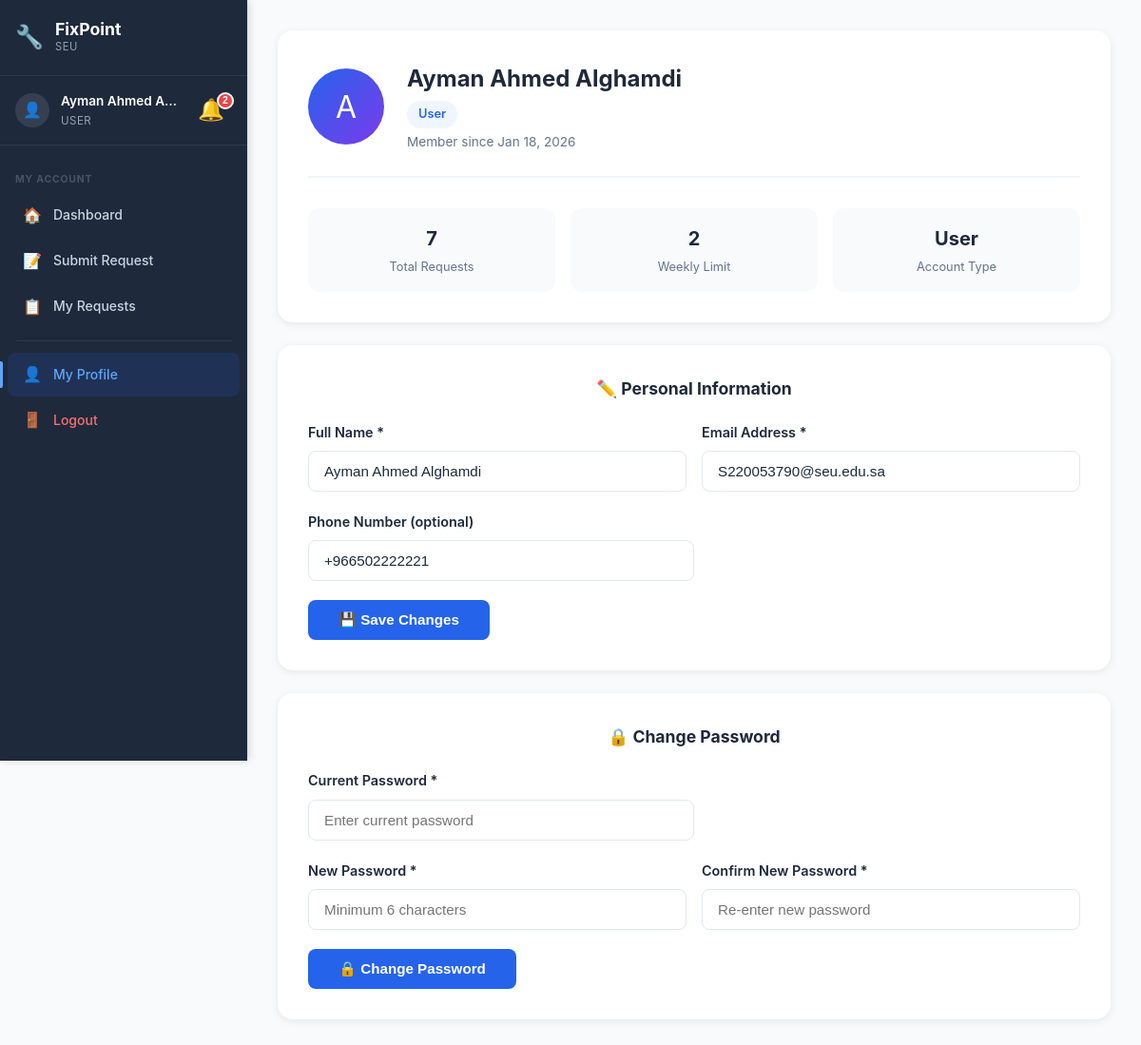
Page /admin/profile.php (signed in) on the committed database.
### tables this page shows
CREATE TABLE `user` (
  `UserID` int(11) NOT NULL,
  `RoleID` int(11) NOT NULL,
  `Name` varchar(100) NOT NULL,
  `Email` varchar(100) NOT NULL,
  `Password` varchar(255) NOT NULL,
  `Phone` varchar(20) DEFAULT NULL,
  `MaxRequestsPerWeek` int(11) DEFAULT 2,
  `CreatedAt` timestamp NOT NULL DEFAULT current_timestamp(),
  `LastResetAt` datetime DEFAULT NULL
);

CREATE TABLE `role` (
  `RoleID` int(11) NOT NULL,
  `RoleName` varchar(50) NOT NULL
);

### config/helpers.php (called while the page is built, shortened)
<?php
function e($string) {
    return htmlspecialchars($string, ENT_QUOTES, 'UTF-8');
}
?>

### admin/profile.php (the view, shortened to what this page needs)
<?php
require_once __DIR__ . '/../config/database.php';
require_once __DIR__ . '/../config/helpers.php';
$user_id = $_SESSION['user_id'];
$sql = "SELECT u.Name, u.Email, u.Phone, u.RoleID, r.RoleName, u.CreatedAt, u.MaxRequestsPerWeek
        FROM user u JOIN role r ON u.RoleID = r.RoleID WHERE u.UserID = ?";
$stmt = $conn->prepare($sql);
$stmt->bind_param("i", $user_id);
$stmt->execute();
$user = $stmt->get_result()->fetch_assoc();
$stats_sql = "SELECT COUNT(*) as total FROM maintenancerequest WHERE UserID = ?";
$stats_stmt = $conn->prepare($stats_sql);
$stats_stmt->bind_param("i", $user_id);
$stats_stmt->execute();
$total_requests = $stats_stmt->get_result()->fetch_assoc()['total'];
$is_admin = ($_SESSION['role_id'] == 1);
$is_tech = ($_SESSION['role_id'] == 2);
?>
<!DOCTYPE html>
<html lang="en">
<head>
    <link rel="stylesheet" href="../assets/css/style.css">
    <link rel="stylesheet" href="../assets/css/dashboard.css">
    <link rel="stylesheet" href="../assets/css/sidebar.css">
</head>
<body class="has-sidebar">
    <aside class="sidebar" id="sidebar">
        <div class="sidebar-header">
            <div class="sidebar-logo">
                <span class="sidebar-logo-icon">🔧</span>
                <div>
                    <span class="sidebar-logo-text">FixPoint</span>
                    <span class="sidebar-logo-sub">SEU<?php echo $is_admin ? ' Admin' : ($is_tech ? ' Tech' : ''); ?></span>
                </div>
            </div>
        </div>
        <div class="sidebar-user">
            <div class="sidebar-avatar">👤</div>
            <div class="sidebar-user-info">
                <span class="sidebar-user-name"><?php echo e($_SESSION['name']); ?></span>
                <span class="sidebar-user-role"><?php echo e($user['RoleName']); ?></span>
            </div>
            <?php include __DIR__ . '/../includes/notification-bell.php'; ?>
        </div>
        <nav class="sidebar-nav">
            <?php if ($is_admin): ?>
                <div class="sidebar-section-label">Main</div>
                <a href="dashboard.php" class="sidebar-link"><span class="sidebar-icon">📊</span><span>Dashboard</span></a>
                <a href="all-requests.php" class="sidebar-link"><span class="sidebar-icon">📋</span><span>All Requests</span></a>
                <a href="users.php" class="sidebar-link"><span class="sidebar-icon">👥</span><span>Manage Users</span></a>
                <div class="sidebar-section-label">Management</div>
                <a href="locations.php" class="sidebar-link"><span class="sidebar-icon">📍</span><span>Locations</span></a>
                <a href="reports.php" class="sidebar-link"><span class="sidebar-icon">📈</span><span>Reports</span></a>
                <a href="all-feedback.php" class="sidebar-link"><span class="sidebar-icon">⭐</span><span>Feedback</span></a>
                <a href="audit-logs.php" class="sidebar-link"><span class="sidebar-icon">🔍</span><span>Audit Logs</span></a>
                <a href="backup.php" class="sidebar-link"><span class="sidebar-icon">💾</span><span>Backup</span></a>
            <?php elseif ($is_tech): ?>
                <div class="sidebar-section-label">My Tasks</div>
                <a href="dashboard.php" class="sidebar-link"><span class="sidebar-icon">🏠</span><span>Dashboard</span></a>
                <a href="my-tasks.php" class="sidebar-link"><span class="sidebar-icon">🔧</span><span>My Tasks</span></a>
            <?php else: ?>
                <div class="sidebar-section-label">My Account</div>
                <a href="dashboard.php" class="sidebar-link"><span class="sidebar-icon">🏠</span><span>Dashboard</span></a>
                <a href="submit-request.php" class="sidebar-link"><span class="sidebar-icon">📝</span><span>Submit Request</span></a>
                <a href="my-requests.php" class="sidebar-link"><span class="sidebar-icon">📋</span><span>My Requests</span></a>
            <?php endif; ?>
            <div class="sidebar-divider"></div>
            <a href="profile.php" class="sidebar-link active"><span class="sidebar-icon">👤</span><span>My Profile</span></a>
            <a href="../auth/logout.php" class="sidebar-link sidebar-logout"><span class="sidebar-icon">🚪</span><span>Logout</span></a>
        </nav>
    </aside>
    <div class="main-content">
            <div class="topbar-notif"><?php include __DIR__ . '/../includes/notification-bell.php'; ?></div>
    <div class="dashboard">
        <div class="dashboard-container">
            <div class="profile-card">
                <div class="profile-header">
                    <div class="profile-avatar">
                        <?php echo strtoupper(substr($user['Name'], 0, 1)); ?>
                    </div>
                    <div>
                        <div class="profile-name"><?php echo e($user['Name']); ?></div>
                        <span class="profile-role"><?php echo e($user['RoleName']); ?></span>
                        <div class="profile-meta">Member since <?php echo date('M d, Y', strtotime($user['CreatedAt'])); ?></div>
                    </div>
                </div>
                <div class="info-grid">
                    <div class="info-item">
                        <div class="info-value"><?php echo $total_requests; ?></div>
                        <div class="info-label">Total Requests</div>
                    </div>
                    <div class="info-item">
                        <div class="info-value"><?php echo $user['MaxRequestsPerWeek'] ?? 'Unlimited'; ?></div>
                        <div class="info-label">Weekly Limit</div>
                    </div>
                    <div class="info-item">
                        <div class="info-value"><?php echo e($user['RoleName']); ?></div>
                        <div class="info-label">Account Type</div>
                    </div>
                </div>
            </div>
            <div class="profile-card">
                <h2 class="section-title">✏️ Personal Information</h2>
                <form method="POST" action="">
                    <div class="form-grid">
                        <div class="form-group">
                            <label>Full Name *</label>
                            <input type="text" name="name" value="<?php echo e($user['Name']); ?>" required>
                        </div>
                        <div class="form-group">
                            <label>Email Address *</label>
                            <input type="email" name="email" value="<?php echo e($user['Email']); ?>" required>
                        </div>
                    </div>
                    <div class="form-group" style="max-width: 50%;">
                        <label>Phone Number (optional)</label>
                        <input type="tel" name="phone" value="<?php echo e($user['Phone'] ?? ''); ?>" placeholder="+966xxxxxxxxx">
                    </div>
                    <button type="submit" class="btn-save">💾 Save Changes</button>
                </form>
            </div>
            <div class="profile-card">
                <h2 class="section-title">🔒 Change Password</h2>
                <form method="POST" action="">
                    <div class="form-group" style="max-width: 50%;">
                        <label>Current Password *</label>
                        <input type="password" name="current_password" required placeholder="Enter current password">
                    </div>
                    <div class="form-grid">
                        <div class="form-group">
                            <label>New Password *</label>
                            <input type="password" name="new_password" required minlength="6" placeholder="Minimum 6 characters">
                        </div>
                        <div class="form-group">
                            <label>Confirm New Password *</label>
                            <input type="password" name="confirm_password" required minlength="6" placeholder="Re-enter new password">
                        </div>
                    </div>
                    <button type="submit" class="btn-save">🔒 Change Password</button>
                </form>
            </div>
        </div>
    </div>
    </div>
</body>
</html>

### assets/css/style.css (style rules this page uses)
* { margin: 0; padding: 0; box-sizing: border-box; }
:root { --primary-color: #2563eb; --primary-dark: #1e40af; --secondary-color: #64748b; --success-color: #10b981; --danger-color: #ef4444; --warning-color: #f59e0b; --dark: #1e293b; --gray: #64748b; --light-gray: #f1f5f9; --white: #ffffff; --shadow: 0 4px 6px rgba(0, 0, 0, 0.1); --shadow-lg: 0 10px 25px rgba(0, 0, 0, 0.15); }
body { font-family: -apple-system, BlinkMacSystemFont, 'Segoe UI', Roboto, 'Helvetica Neue', Arial, sans-serif; line-height: 1.6; color: var(--dark); background-color: var(--white); }
.section-title { font-size: 2.5rem; font-weight: 700; text-align: center; margin-bottom: 1rem; color: var(--dark); }

### assets/css/dashboard.css (style rules this page uses)
.dashboard { min-height: 100vh; background: #f8fafc; }
.dashboard-container { max-width: 1400px; margin: 0 auto; padding: 2rem; }
.section-title { font-size: 1.5rem; font-weight: 700; color: #1e293b; margin-bottom: 1.5rem; }

### assets/css/sidebar.css (style rules this page uses)
:root { --sidebar-width: 260px; --sidebar-bg: #1e293b; --sidebar-text: #cbd5e1; --sidebar-active-bg: rgba(37, 99, 235, 0.15); --sidebar-active-text: #60a5fa; --sidebar-hover-bg: rgba(255, 255, 255, 0.05); --topbar-height: 56px; }
body.has-sidebar { margin: 0; padding: 0; display: flex; min-height: 100vh; background: #f8fafc; }
.sidebar { position: fixed; top: 0; left: 0; width: var(--sidebar-width); height: 100vh; background: var(--sidebar-bg); display: flex; flex-direction: column; z-index: 1000; overflow-y: auto; overflow-x: visible; transition: transform 0.3s ease; box-shadow: 2px 0 8px rgba(0,0,0,0.15); }
.sidebar-header { display: flex; align-items: center; justify-content: space-between; padding: 1.25rem 1rem; border-bottom: 1px solid rgba(255,255,255,0.08); flex-shrink: 0; }
.sidebar-logo { display: flex; align-items: center; gap: 0.75rem; }
.sidebar-logo-icon { font-size: 1.5rem; }
.sidebar-logo-text { display: block; font-size: 1.1rem; font-weight: 700; color: #fff; line-height: 1.2; }
.sidebar-logo-sub { display: block; font-size: 0.7rem; color: #94a3b8; text-transform: uppercase; letter-spacing: 0.05em; }
.sidebar-user { display: flex; align-items: center; gap: 0.75rem; padding: 1rem; border-bottom: 1px solid rgba(255,255,255,0.08); flex-shrink: 0; }
.sidebar-avatar { width: 36px; height: 36px; background: rgba(255,255,255,0.1); border-radius: 50%; display: flex; align-items: center; justify-content: center; font-size: 1rem; flex-shrink: 0; }
.sidebar-user-info { flex: 1; min-width: 0; }
.sidebar-user-name { display: block; color: #fff; font-size: 0.85rem; font-weight: 600; white-space: nowrap; overflow: hidden; text-overflow: ellipsis; }
.sidebar-user-role { display: block; color: #94a3b8; font-size: 0.72rem; text-transform: uppercase; letter-spacing: 0.04em; }
.sidebar-nav { flex: 1; padding: 0.75rem 0; overflow-y: auto; }
.sidebar-section-label { padding: 0.5rem 1rem 0.25rem; font-size: 0.65rem; font-weight: 700; color: #475569; text-transform: uppercase; letter-spacing: 0.08em; margin-top: 0.5rem; }
.sidebar-link { display: flex; align-items: center; gap: 0.75rem; padding: 0.65rem 1rem; color: var(--sidebar-text); text-decoration: none; font-size: 0.875rem; font-weight: 500; transition: all 0.15s ease; position: relative; margin: 0.1rem 0.5rem; border-radius: 0.5rem; }
.sidebar-link.active { background: var(--sidebar-active-bg); color: var(--sidebar-active-text); }
.sidebar-link.active::before { content: ''; position: absolute; left: -0.5rem; top: 50%; transform: translateY(-50%); width: 3px; height: 60%; background: var(--sidebar-active-text); border-radius: 0 2px 2px 0; }
.sidebar-icon { font-size: 1rem; flex-shrink: 0; width: 20px; text-align: center; }
.sidebar-divider { height: 1px; background: rgba(255,255,255,0.08); margin: 0.75rem 1rem; }
.sidebar-logout { color: #f87171 !important; }
.main-content { margin-left: var(--sidebar-width); flex: 1; min-height: 100vh; width: calc(100% - var(--sidebar-width)); box-sizing: border-box; display: flex; flex-direction: column; }

### rows in the picture
user: RoleID.RoleName "USER", Name "A", Name "Ayman Ahmed Alghamdi", RoleID.RoleName "User", CreatedAt "Jan 18, 2026", MaxRequestsPerWeek "2", name "Ayman Ahmed Alghamdi", email "S220053790@seu.edu.sa", phone "+966502222221"

### other values in the picture
$_SESSION['name'] "Ayman Ahmed A…"
$_notif_count "2"
$total_requests "7"
